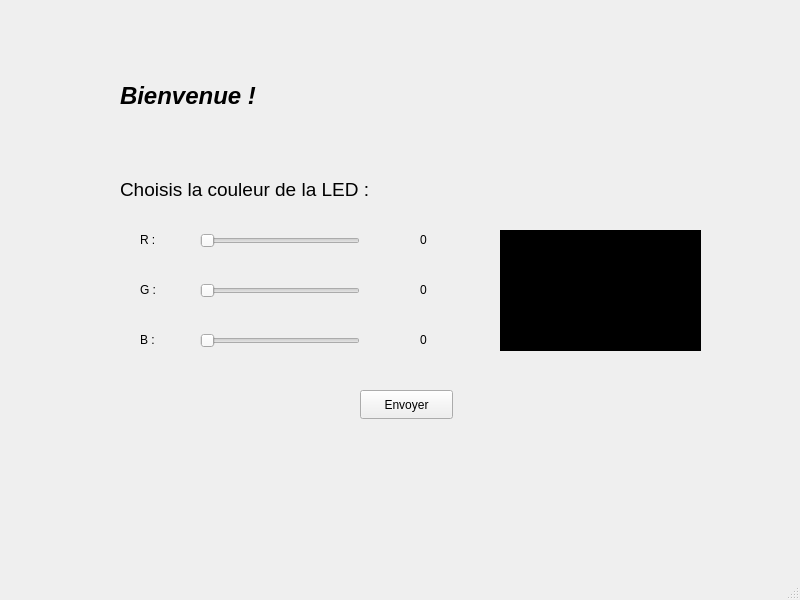
<?xml version="1.0" encoding="UTF-8"?>
<ui version="4.0">
 <class>USBLed</class>
 <widget class="QMainWindow" name="USBLed">
  <property name="geometry">
   <rect>
    <x>0</x>
    <y>0</y>
    <width>800</width>
    <height>600</height>
   </rect>
  </property>
  <property name="windowTitle">
   <string>USBLed</string>
  </property>
  <widget class="QWidget" name="centralwidget">
   <widget class="QSlider" name="horizontalSliderRed">
    <property name="geometry">
     <rect>
      <x>200</x>
      <y>230</y>
      <width>160</width>
      <height>22</height>
     </rect>
    </property>
    <property name="maximum">
     <number>255</number>
    </property>
    <property name="pageStep">
     <number>48</number>
    </property>
    <property name="orientation">
     <enum>Qt::Orientation::Horizontal</enum>
    </property>
   </widget>
   <widget class="QSlider" name="horizontalSliderGreen">
    <property name="geometry">
     <rect>
      <x>200</x>
      <y>280</y>
      <width>160</width>
      <height>22</height>
     </rect>
    </property>
    <property name="maximum">
     <number>255</number>
    </property>
    <property name="pageStep">
     <number>48</number>
    </property>
    <property name="orientation">
     <enum>Qt::Orientation::Horizontal</enum>
    </property>
   </widget>
   <widget class="QSlider" name="horizontalSliderBlue">
    <property name="geometry">
     <rect>
      <x>200</x>
      <y>330</y>
      <width>160</width>
      <height>22</height>
     </rect>
    </property>
    <property name="maximum">
     <number>255</number>
    </property>
    <property name="pageStep">
     <number>48</number>
    </property>
    <property name="orientation">
     <enum>Qt::Orientation::Horizontal</enum>
    </property>
   </widget>
   <widget class="QLabel" name="labelR">
    <property name="geometry">
     <rect>
      <x>140</x>
      <y>230</y>
      <width>63</width>
      <height>20</height>
     </rect>
    </property>
    <property name="text">
     <string>R : </string>
    </property>
   </widget>
   <widget class="QLabel" name="labelG">
    <property name="geometry">
     <rect>
      <x>140</x>
      <y>280</y>
      <width>63</width>
      <height>20</height>
     </rect>
    </property>
    <property name="text">
     <string>G : </string>
    </property>
   </widget>
   <widget class="QLabel" name="labelB">
    <property name="geometry">
     <rect>
      <x>140</x>
      <y>330</y>
      <width>63</width>
      <height>20</height>
     </rect>
    </property>
    <property name="text">
     <string>B : </string>
    </property>
   </widget>
   <widget class="QFrame" name="ColorPreview">
    <property name="geometry">
     <rect>
      <x>500</x>
      <y>230</y>
      <width>201</width>
      <height>121</height>
     </rect>
    </property>
    <property name="styleSheet">
     <string notr="true">background-color: rgb(0, 0, 0);
</string>
    </property>
    <property name="frameShape">
     <enum>QFrame::Shape::Box</enum>
    </property>
    <property name="frameShadow">
     <enum>QFrame::Shadow::Raised</enum>
    </property>
    <property name="lineWidth">
     <number>2</number>
    </property>
   </widget>
   <widget class="QLabel" name="labelTitle">
    <property name="geometry">
     <rect>
      <x>120</x>
      <y>60</y>
      <width>371</width>
      <height>71</height>
     </rect>
    </property>
    <property name="font">
     <font>
      <pointsize>18</pointsize>
      <italic>true</italic>
      <bold>true</bold>
     </font>
    </property>
    <property name="text">
     <string>Bienvenue ! </string>
    </property>
   </widget>
   <widget class="QLabel" name="labelsubTitle">
    <property name="geometry">
     <rect>
      <x>120</x>
      <y>170</y>
      <width>421</width>
      <height>31</height>
     </rect>
    </property>
    <property name="font">
     <font>
      <pointsize>14</pointsize>
     </font>
    </property>
    <property name="text">
     <string>Choisis la couleur de la LED : </string>
    </property>
    <property name="alignment">
     <set>Qt::AlignmentFlag::AlignBottom|Qt::AlignmentFlag::AlignLeading|Qt::AlignmentFlag::AlignLeft</set>
    </property>
   </widget>
   <widget class="QLabel" name="labelRedValue">
    <property name="geometry">
     <rect>
      <x>420</x>
      <y>230</y>
      <width>63</width>
      <height>20</height>
     </rect>
    </property>
    <property name="text">
     <string>0</string>
    </property>
   </widget>
   <widget class="QLabel" name="labelGreenValue">
    <property name="geometry">
     <rect>
      <x>420</x>
      <y>280</y>
      <width>63</width>
      <height>20</height>
     </rect>
    </property>
    <property name="text">
     <string>0</string>
    </property>
   </widget>
   <widget class="QLabel" name="labelBlueValue">
    <property name="geometry">
     <rect>
      <x>420</x>
      <y>330</y>
      <width>63</width>
      <height>20</height>
     </rect>
    </property>
    <property name="text">
     <string>0</string>
    </property>
   </widget>
   <widget class="QPushButton" name="pushButtonSendColor">
    <property name="geometry">
     <rect>
      <x>360</x>
      <y>390</y>
      <width>93</width>
      <height>29</height>
     </rect>
    </property>
    <property name="text">
     <string>Envoyer</string>
    </property>
   </widget>
  </widget>
  <widget class="QMenuBar" name="menubar">
   <property name="geometry">
    <rect>
     <x>0</x>
     <y>0</y>
     <width>800</width>
     <height>26</height>
    </rect>
   </property>
  </widget>
  <widget class="QStatusBar" name="statusbar"/>
 </widget>
 <resources/>
 <connections/>
</ui>
